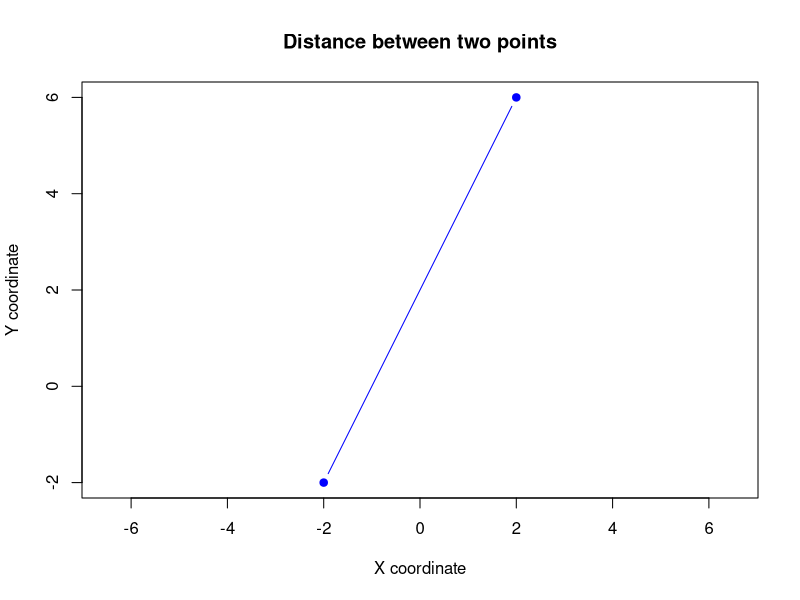

R code for this plot:
distance_2d <- function(x1, y1, x2, y2) {
  # Calculate the differences squared
  delta_x_sq <- (x2 - x1)^2
  delta_y_sq <- (y2 - y1)^2
  
  # Calculate the distance
  distance <- sqrt(delta_x_sq + delta_y_sq)
  
  # Plot the two points and the connecting line
  plot(
    c(x1, x2), c(y1, y2),
    type = "b",
    pch = 19,
    col = "blue",
    xlab = "X coordinate",
    ylab = "Y coordinate",
    main = "Distance between two points",
    asp = 1
  )
  return(distance)
}

distance_2d(-2, -2, 2, 6)
